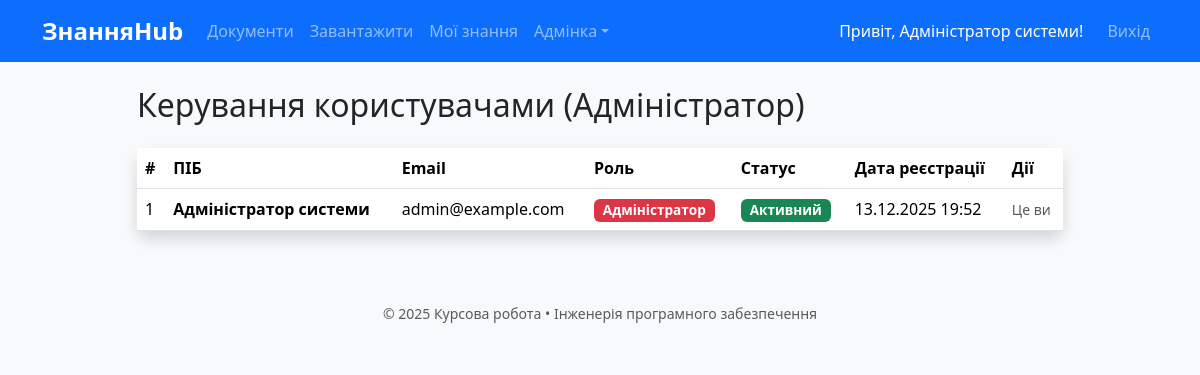
The app's page /admin/users (signed in) with its own data.
### models.py (models this page shows, shortened)
class User(UserMixin, db.Model):
    id = db.Column(db.Integer, primary_key=True)
    email = db.Column(db.String(120), unique=True, nullable=False)
    name = db.Column(db.String(100), nullable=False)
    password_hash = db.Column(db.String(256), nullable=False)
    role = db.Column(db.String(20), default='user')
    is_active = db.Column(db.Boolean, default=True)
    created_at = db.Column(db.DateTime, default=datetime.utcnow)

### app.py (the view)
    @app.route('/admin/users')
    @login_required
    def admin_users():
        if current_user.role != 'admin': abort(403)
        users = User.query.all()
        return render_template('admin/users.html', users=users)

### templates/admin/users.html (shortened to what this page needs)
{% extends "base.html" %}
{% block content %}
<div class="row justify-content-center">
    <div class="col-lg-10 mx-auto">
        <h2 class="mb-4">Керування користувачами (Адміністратор)</h2>
        <div class="card shadow">
            <div class="card-body p-0">
                <div class="table-responsive">
                    <table class="table table-hover mb-0">
                    <thead class="bg-light">
                        <tr>
                            <th>#</th>
                            <th>ПІБ</th>
                            <th>Email</th>
                            <th>Роль</th>
                            <th>Статус</th>
                            <th>Дата реєстрації</th>
                            <th>Дії</th>
                        </tr>
                    </thead>
                    <tbody>
                        {% for user in users %}
                        <tr>
                            <td>{{ loop.index }}</td>
                            <td><strong>{{ user.name }}</strong></td>
                            <td>{{ user.email }}</td>
                            <td>
                                <span class="badge bg-{% if user.role == 'admin' %}danger{% else %}primary{% endif %}">
                                    {{ 'Адміністратор' if user.role == 'admin' else 'Користувач' }}
                                </span>
                            </td>
                            <td>
                                {% if user.is_active %}
                                    <span class="badge bg-success">Активний</span>
                                {% else %}
                                    <span class="badge bg-secondary">Заблокований</span>
                                {% endif %}
                            </td>
                            <td>{{ user.created_at.strftime('%d.%m.%Y %H:%M') }}</td>
                            <td>
                                {% if user.id != current_user.id %}
                                    <form method="POST" action="{{ url_for('toggle_user', user_id=user.id) }}" class="d-inline">
                                        <input type="hidden" name="csrf_token" value="{{ csrf_token() }}">
                                        <button type="submit" class="btn btn-sm {% if user.is_active %}btn-warning{% else %}btn-success{% endif %}">
                                            {% if user.is_active %}Заблокувати{% else %}Розблокувати{% endif %}
                                        </button>
                                    </form>
                                {% else %}
                                    <span class="text-muted small">Це ви</span>
                                {% endif %}
                            </td>
                        </tr>
                        {% endfor %}
                    </tbody>
                </table>
            </div>
        </div>
    </div>
</div>
{% endblock %}

### templates/base.html (shortened to what this page needs)
<!DOCTYPE html>
<html lang="uk">
<head>
    <link href="https://cdn.jsdelivr.net/npm/bootstrap@5.3.3/dist/css/bootstrap.min.css" rel="stylesheet">
    <link href="{{ url_for('static', filename='css/style.css') }}" rel="stylesheet">
    <link rel="stylesheet" href="https://cdn.jsdelivr.net/npm/bootstrap-icons@1.10.0/font/bootstrap-icons.css">
</head>
<body>
    <nav class="navbar navbar-expand-lg navbar-dark bg-primary mb-4">
        <div class="container">
            <a class="navbar-brand fw-bold" href="{{ url_for('index') }}">ЗнанняHub</a>
            <div class="collapse navbar-collapse" id="navbar">
                <ul class="navbar-nav me-auto">
                    <li class="nav-item"><a class="nav-link" href="{{ url_for('document_list') }}">Документи</a></li>
                    <li class="nav-item"><a class="nav-link" href="{{ url_for('upload_document') }}">Завантажити</a></li>
                    <li class="nav-item"><a class="nav-link" href="{{ url_for('my_knowledge') }}">Мої знання</a></li>
                    {% if current_user.role == 'admin' %}
                    <li class="nav-item dropdown">
                        <a class="nav-link dropdown-toggle" href="#" role="button" data-bs-toggle="dropdown">Адмінка</a>
                    </li>
                    {% endif %}
                </ul>
                <ul class="navbar-nav">
                    {% if current_user.is_authenticated %}
                    <li class="nav-item d-flex align-items-center">
                        <span class="text-white me-3">Привіт, {{ current_user.name }}!</span>
                    </li>
                    <li class="nav-item"><a class="nav-link" href="{{ url_for('logout') }}">Вихід</a></li>
                    {% else %}
                    <li class="nav-item"><a class="nav-link" href="{{ url_for('login') }}">Вхід</a></li>
                    <li class="nav-item"><a class="nav-link" href="{{ url_for('register') }}">Реєстрація</a></li>
                    {% endif %}
                </ul>
            </div>
        </div>
    </nav>
    <div class="container">
        {% block content %}{% endblock %}
    </div>
    <footer class="bg-light mt-5 py-4 text-center text-muted small">
        © 2025 Курсова робота • Інженерія програмного забезпечення
    </footer>
</body>
</html>

### static/css/style.css (style rules this page uses)
:root { --primary: #0d6efd; --hover-shadow: 0 10px 20px rgba(0,0,0,0.1); }
body { background: #f8f9fa; font-family: 'Segoe UI', sans-serif; }
.card-body, .form-group, .form-label, label, .h1, .h2, .h3, .h4, .h5, .h6, h1, h2, h3, h4, h5, h6 { text-align: left !important; }
.card { border: none; border-radius: 12px; transition: all 0.3s ease; }
.navbar-brand { font-weight: 700; font-size: 1.5rem; }
.badge { font-size: 0.85em; }

### records on screen
User: name "Адміністратор системи", email "admin@example.com", role "Адміністратор", is_active "Активний", created_at "13.12.2025 19:52", shows "Це ви"
